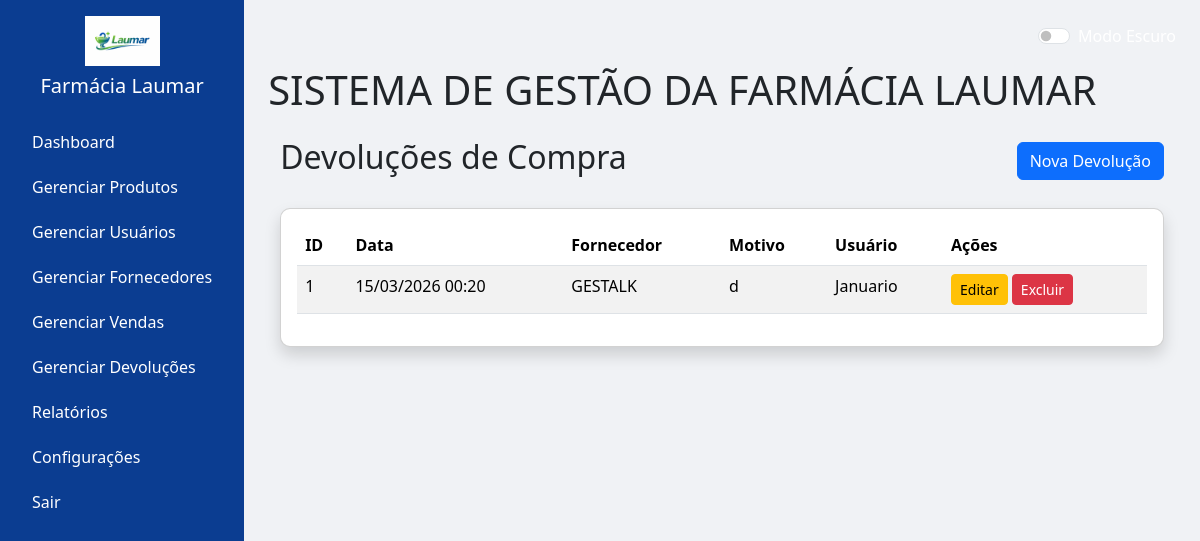
/devolucoes_compra (signed in), run on the app's committed database.
### models.py (models this page shows, shortened)
class DevolucaoCompra(db.Model):
    __tablename__ = 'devolucoes_compra'
    id = db.Column(db.Integer, primary_key=True)
    data = db.Column(db.DateTime, default=datetime.utcnow)
    motivo = db.Column(db.String(500), nullable=False)
    fornecedor_id = db.Column(db.Integer, db.ForeignKey('fornecedores.id'), nullable=False)
    usuario_id = db.Column(db.Integer, db.ForeignKey('usuarios.id'), nullable=False)
    fornecedor = db.relationship('Fornecedor', backref='devolucoes_compra')
    usuario = db.relationship('Usuario', backref='devolucoes_compra')

class Fornecedor(db.Model):
    __tablename__ = 'fornecedores'
    id = db.Column(db.Integer, primary_key=True)
    nome = db.Column(db.String(200), nullable=False)
    contato = db.Column(db.String(150), nullable=True)
    telefone = db.Column(db.String(50), nullable=True)
    email = db.Column(db.String(150), nullable=True)
    endereco = db.Column(db.String(250), nullable=True)

class Usuario(UserMixin, db.Model):
    __tablename__ = 'usuarios'
    id = db.Column(db.Integer, primary_key=True)
    nome = db.Column(db.String(150), nullable=False)
    usuario = db.Column(db.String(150), unique=True, nullable=False)
    senha = db.Column(db.String(150), nullable=False)
    tipo = db.Column(db.String(50), nullable=False)  # 'Admin', 'Atendente', 'Farmaceutica', 'Gestor'

### app.py (the view)
@app.route('/devolucoes_compra')
@login_required
def listar_devolucoes_compra():
    if current_user.tipo not in ['Admin', 'Gestor']:
        flash('Acesso negado.', 'danger')
        return redirect(url_for('dashboard'))
    devolucoes = DevolucaoCompra.query.order_by(DevolucaoCompra.data.desc()).all()
    return render_template('devolucoes_compra/listar_devolucoes_compra.html', devolucoes=devolucoes)

### app.py (called while the page is built)
@login_manager.user_loader
def load_user(user_id):
    return db.session.get(Usuario, int(user_id))

### templates/devolucoes_compra/listar_devolucoes_compra.html (shortened to what this page needs)
{% extends 'base.html' %}
{% block content %}
<div class="container">
    <div class="d-flex justify-content-between align-items-center mb-4">
        <h2>Devoluções de Compra</h2>
        <a href="{{ url_for('adicionar_devolucao_compra') }}" class="btn btn-primary">Nova Devolução</a>
    </div>
    <div class="card shadow">
        <div class="card-body">
            <table class="table table-striped">
                <thead>
                    <tr>
                        <th>ID</th>
                        <th>Data</th>
                        <th>Fornecedor</th>
                        <th>Motivo</th>
                        <th>Usuário</th>
                        <th>Ações</th>
                    </tr>
                </thead>
                <tbody>
                    {% for devolucao in devolucoes %}
                    <tr>
                        <td>{{ devolucao.id }}</td>
                        <td>{{ devolucao.data.strftime('%d/%m/%Y %H:%M') }}</td>
                        <td>{{ devolucao.fornecedor.nome }}</td>
                        <td>{{ devolucao.motivo }}</td>
                        <td>{{ devolucao.usuario.nome }}</td>
                        <td>
                            <a href="{{ url_for('editar_devolucao_compra', id=devolucao.id) }}" class="btn btn-warning btn-sm">Editar</a>
                            <a href="{{ url_for('excluir_devolucao_compra', id=devolucao.id) }}" class="btn btn-danger btn-sm" onclick="return confirm('Tem certeza?')">Excluir</a>
                        </td>
                    </tr>
                    {% endfor %}
                </tbody>
            </table>
        </div>
    </div>
</div>
{% endblock %}

### templates/base.html (style rules this page uses)
body { background-color: #f0f2f5; }
.card { border-radius: 10px; }

### data on the page
DevolucaoCompra: id "1", data "15/03/2026 00:20", fornecedor.nome "GESTALK", motivo "d", usuario.nome "Januario"
